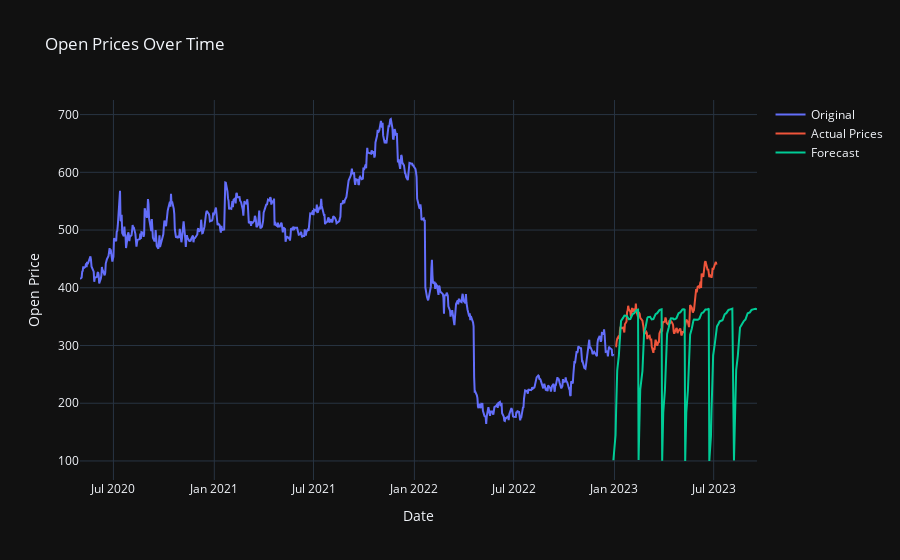

The cell this chart's notebook holds for it:
### Code cell
import plotly.graph_objects as go

graph_start_date = '2023-01-01'
graph_end_date = '2023-07-07'
graph_data = yf.download(ticker, start=graph_start_date, end=graph_end_date, interval='1d')

# Assuming original and df_forecast are pandas DataFrame objects

# Plotting the original data
fig = go.Figure(data=go.Scatter(x=original['Date'], y=original['Open'], mode='lines', name='Original'))
fig.add_trace(go.Scatter(x=graph_data.index, y=graph_data['Open'], mode='lines', name='Actual Prices'))

# Adding the forecasted data to the plot
fig.add_trace(go.Scatter(x=df_forecast['Date'], y=df_forecast['Open'], mode='lines', name='Forecast'))

# Updating the layout of the plot
fig.update_layout(title='Open Prices Over Time',
                  xaxis_title='Date',
                  yaxis_title='Open Price')

# Displaying the plot
fig.show()
